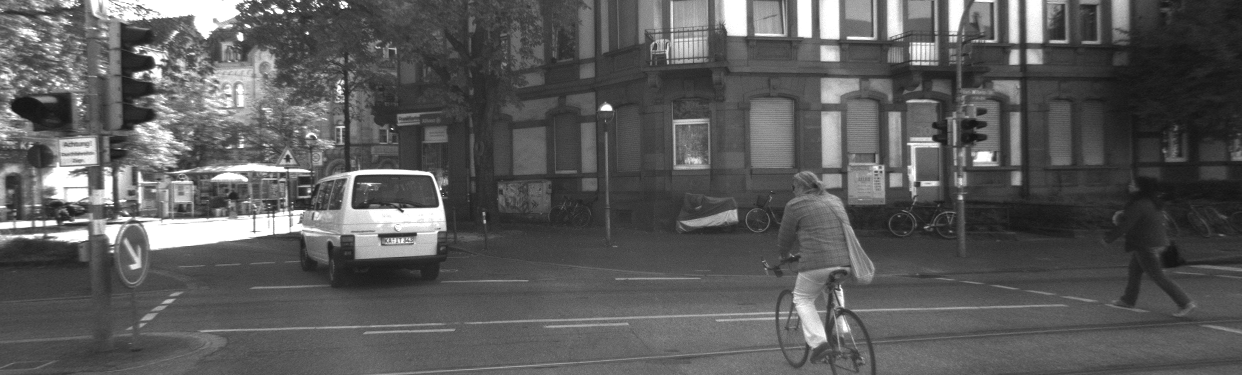
#> input picture img/left.png, 1242 x 375 px, found by its file name
$ python lab2_stereo.py   (older library calls are emulated)
#> lines starting #> are read from the running program, lines starting #| are printed output that depends on the picture; after the words box and inside, x2 and y2 are one past the last pixel; in counts of white or black regions, pixels touching at a corner belong together; long printed decimals are rounded
import numpy as np
np.typeDict = np.sctypeDict  # compatibility alias for packages expecting np.typeDict
np.int = int  # compatibility alias for packages expecting np.int
np.float = float  # compatibility alias for packages expecting np.float
import cv2
import open3d as o3d
import os


K = np.array([
    [7.215377e2,        0,              6.095593e2],
    [0,                 7.215377e2,     1.728540e2],
    [0,                 0,              1]
])  # intrinsic matrix of camera

Bf = 3.875744e+02  # base line * focal length

# load images
left = cv2.imread('/Users/sadiq/Desktop/M2/Lecture notes/AVG/AVG_Two_Views_Geometry/scripts_and_file/img/left.png', 0)
#> left is the input picture: shape (375, 1242); min 19, max 255, mean 91
right = cv2.imread('/Users/sadiq/Desktop/M2/Lecture notes/AVG/AVG_Two_Views_Geometry/scripts_and_file/img/right.png', 0)
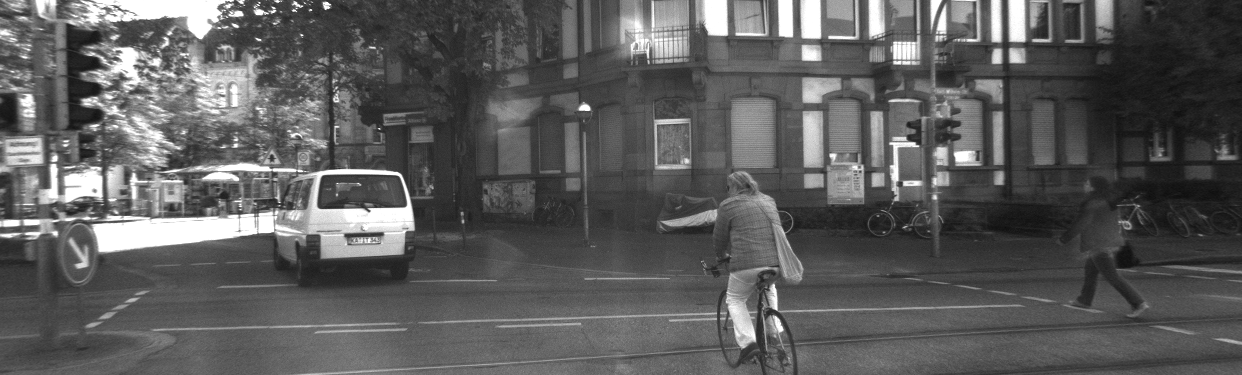
#> input picture img/right.png, 1242 x 375 px, found by its file name
#> right is the input picture: shape (375, 1242); min 12, max 255, mean 91.9
left_color = cv2.imread('/Users/sadiq/Desktop/M2/Lecture notes/AVG/AVG_Two_Views_Geometry/scripts_and_file/img/left_color.png')
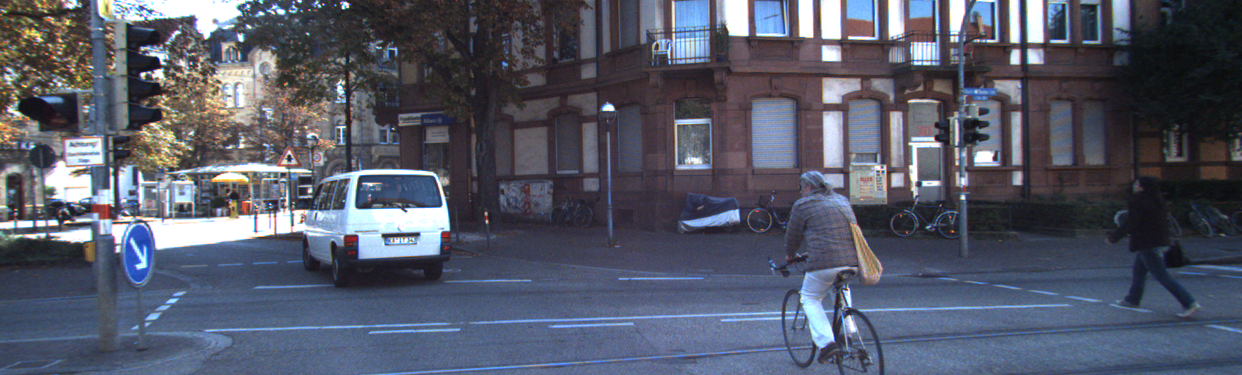
#> input picture img/left_color.png, 1242 x 375 px, found by its file name
#> left_color is the input picture: shape (375, 1242, 3); mean B, G, R 104.4, 89.1, 84.9

# compute disparity
stereo = cv2.StereoSGBM_create(numDisparities=16, blockSize=5)
#stereo = cv2.StereoSGBM_create(numDisparities=192, blockSize=5, P1=600, P2=2400)
disparity = stereo.compute(left, right)  # an image of the same size with "left" (or "right")
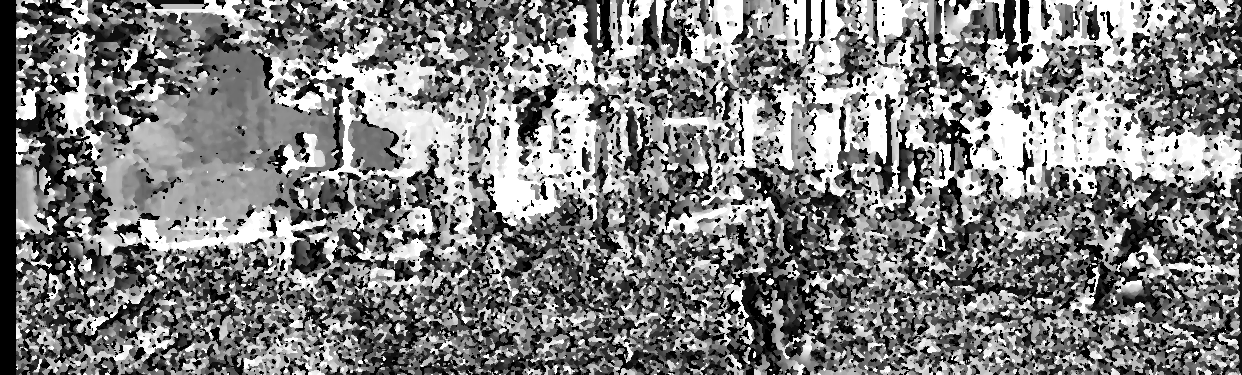
#> disparity: shape (375, 1242) int16; min -16, max 240, mean 112.7; drawn with min black and max white
disparity = disparity.astype(np.float32) / 16.0  # StereoBM output is fixed-point scaled by 16

try:
    print('Disparity min:', float(disparity.min()), 'max:', float(disparity.max()), 'mean:', float(disparity.mean()))
#| Disparity min: -1.0 max: 15.0 mean: 7.044
    print('Valid disparity pixels:', int((disparity > 0).sum()), 'of', disparity.size)
#| Valid disparity pixels: 368318 of 465750
except Exception:
    pass

# TODO: compute depth of every pixel whose disparity is positive
# hint: assume d is the disparity of pixel (u, v)
# hint: the depth Z of this pixel is Z = Bf / d
valid = disparity > 0
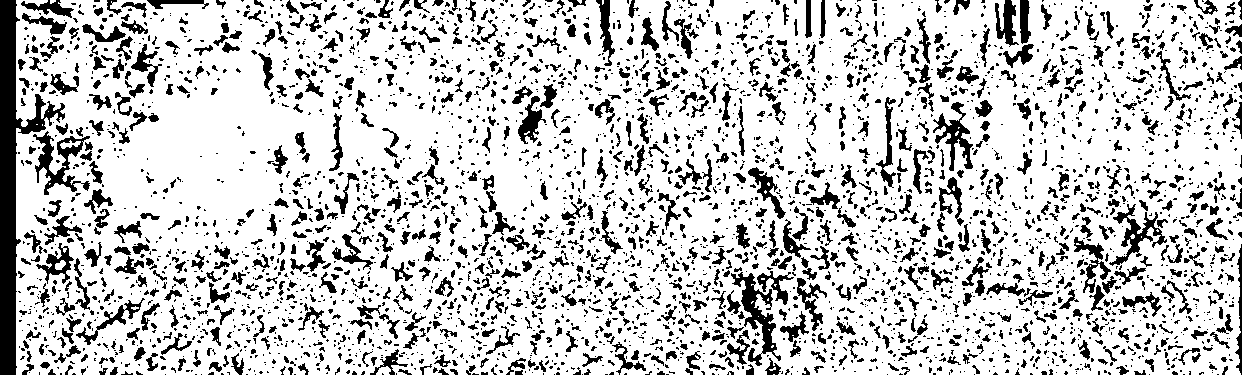
#> valid: shape (375, 1242) bool; 79.1% white; 3847 black regions (2790 under 20 px), largest, box (x1, y1, x2, y2) and area: (0, 0, 65, 375) 6744, (731, 272, 781, 366) 1409, (33, 131, 90, 195) 1239
depth = np.zeros_like(disparity, dtype=np.float32)
np.divide(Bf, disparity, out=depth, where=valid)
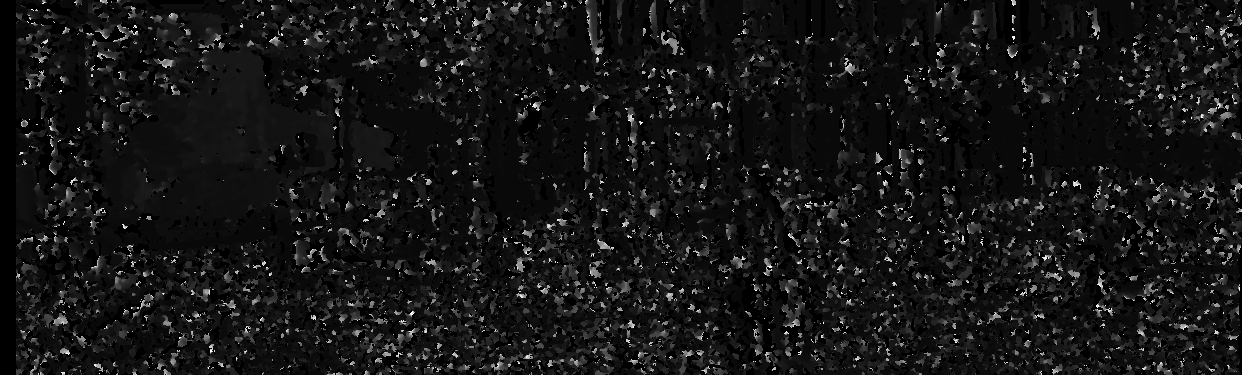
#> depth: shape (375, 1242) float32; min 0, max 689, mean 58.1; drawn with min black and max white
print("Depth map (zeros where disparity>=5):\n", depth)
#> (printed output is left out)

# TODO: compute normalized coordinate of every pixel whose disparity is positive
# hint: the normalized coordinate of pixel [u, v, 1] is K^(-1) @ [u, v, 1]
K_inv = np.linalg.inv(K)
flat_indices = np.flatnonzero(valid)
v_coords, u_coords = np.divmod(flat_indices, disparity.shape[1])
homogeneous_pixels = np.stack((u_coords, v_coords, np.ones_like(u_coords)), axis=1).astype(np.float32)
normalized_coord = homogeneous_pixels @ K_inv.T


# TODO: compute 3D coordinate of every pixel whose disparity is positive
# hint: 3D coordinate of pixel (u, v) is the product of Z and its normalized cooridnate
depth_valid = depth.ravel()[flat_indices]
all_3d = normalized_coord * depth_valid[:, None]  # this is matrix storing 3D coordinate of every pixel whose disparity is positive
# the shape of all_3d is <num_pixels_positive_disparity, 3>
# each row of all_3d is a 3D coordinate [X, Y, Z]
# you need to change the value of all_3d with your computation of 3D coordinate of every pixel whose disparity is positive

# TODO: get color for 3D points
all_color = left_color.reshape(-1, 3)[flat_indices][:, ::-1]  # this is matrix storing color of every pixel whose disparity is positive
# the shape of all_color is <num_pixels_positive_disparity, 3>
# each row of all_color is [R, G, B] value

# TODO: THE ORDER OF all_color IS THE SAME WITH all_3d
# the shape of all_color is <num_pixels_positive_disparity, 3>
# each row of all_color is [R, G, B] value
all_color = all_color.astype(np.float64) / 255.0

# Display pointcloud
cloud = o3d.geometry.PointCloud()  # create pointcloud object
cloud.points = o3d.utility.Vector3dVector(all_3d)
cloud.colors = o3d.utility.Vector3dVector(all_color)
mesh_frame = o3d.geometry.TriangleMesh.create_coordinate_frame(size=0.6, origin=[0, 0, 0])  # create frame object
try:
    o3d.visualization.draw_geometries(
        [cloud, mesh_frame], window_name="PointCloud", width=1024, height=768
    )
except Exception as e:
    print("[Open3D] Visualization failed:", e)
    out_path = os.path.join(os.path.dirname(__file__), "cloud_output.ply")
    try:
        o3d.io.write_point_cloud(out_path, cloud)
        print("Saved point cloud to", out_path)
    except Exception as e2:
        print("Failed to save point cloud:", e2)
